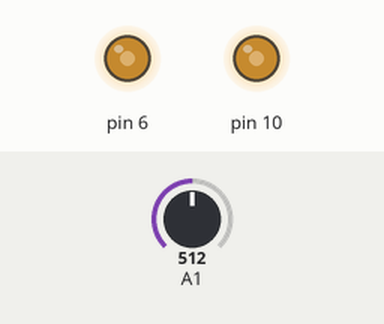
Simulated run of this sketch. Board: Arduino Uno, built with avr-gcc and run on an emulated ATmega328P. Shown: output pins drawn as LEDs (lit = HIGH). The test bench sets the inputs (shaded band); at power-on: A1 = 512.

Above: at 1.2 s.
1.3 s: A1 set to 716
At 1.8 s:
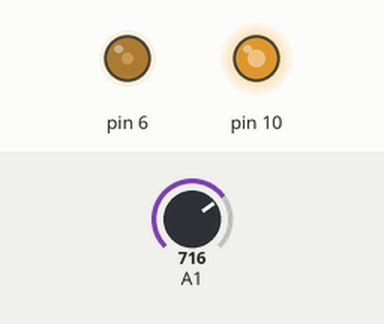
2.8 s: A1 set to 900
At 4.0 s:
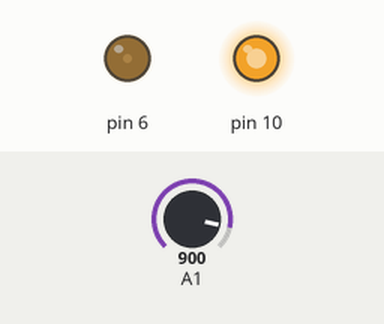
4.3 s: A1 set to 1023
At 5.3 s:
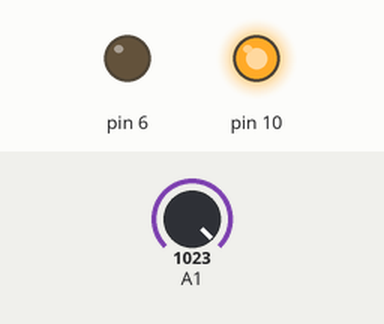
5.8 s: A1 set to 306
At 6.4 s:
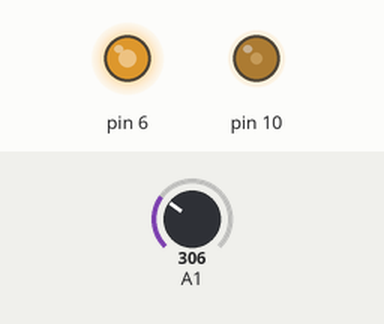
7.3 s: A1 set to 122
At 7.6 s:
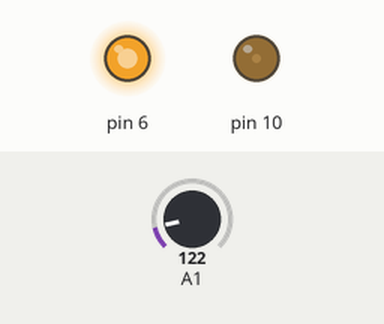
Timing chart, 0 to 9.8 s (numbered marks = the images above; inputs shaded):
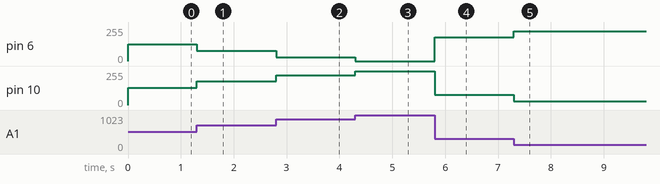

The sketch:

Arduino_jun22.ino
```cpp
void setup() {
  pinMode(6, OUTPUT);
  pinMode(10, OUTPUT);
  pinMode(A1, INPUT);

}

void loop() {
  int a = analogRead(A1);
  analogWrite(10, a/4);
  analogWrite(6, 255-a/4);
}
```

Measured:
- after the input at 1.3 s, pin 6: 127/255 → 76/255 at once; pin 10: 128/255 → 179/255 at once
- after the input at 2.8 s, pin 6: 76/255 → 30/255 at once; pin 10: 179/255 → 225/255 at once
- after the input at 4.3 s, pin 6: 30/255 → 0/255 at once; pin 10: 225/255 → 255/255 at once
- after the input at 5.8 s, pin 6: 0/255 → 179/255 at once; pin 10: 255/255 → 76/255 at once
- after the input at 7.3 s, pin 6: 179/255 → 225/255 at once; pin 10: 76/255 → 30/255 at once
